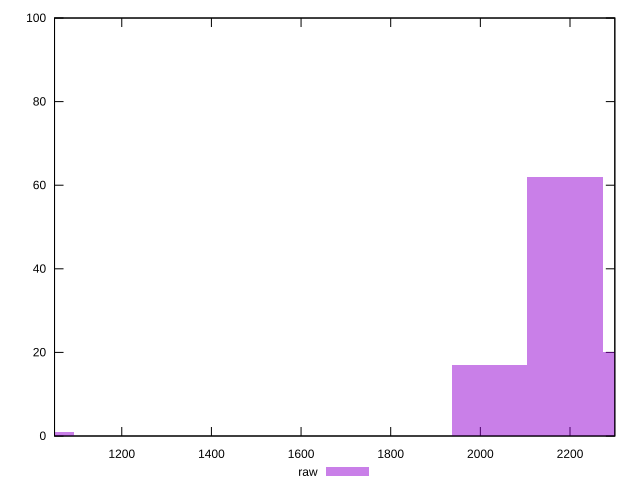

gnuplot code for this plot:
reset

$raw <<EOF
2020.3580466866788 17
2357.0843878011256 20
2188.721217243902 62
1010.1790233433394 1
EOF

set key outside below
set boxwidth 168.36317055722324
set xrange [1050:2300]
set yrange [0:100]
set trange [0:100]
set style fill transparent solid 0.5 noborder
set terminal svg size 640, 490 enhanced background rgb 'white'
set output "report_00017_2021-02-10T15-08-03.406Z/unused-javascript/samples/pages+cached+noadtech+nomedia/raw/histogram.svg"

plot $raw title "raw" with boxes

reset
